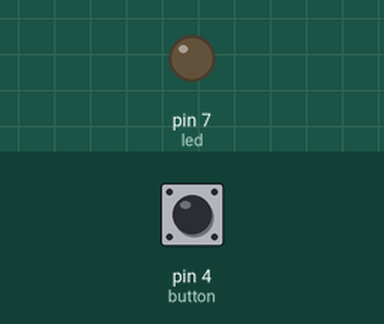
Simulated run of this sketch. Board: Arduino Uno, built with avr-gcc and run on an emulated ATmega328P. Shown: output pins drawn as LEDs (lit = HIGH). The test bench sets the inputs (shaded band); at power-on: pin 4 (button) HIGH.

Above: at 1.2 s.
1.3 s: pin 4 (button) pulled LOW for 0.15 s
At 2.5 s:
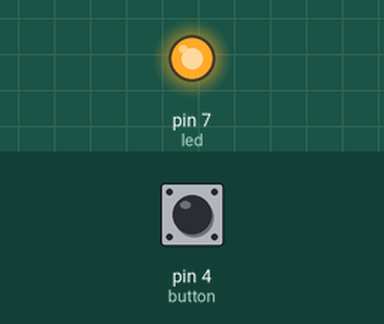
2.9 s: pin 4 (button) pulled LOW for 1 s
At 5.0 s:
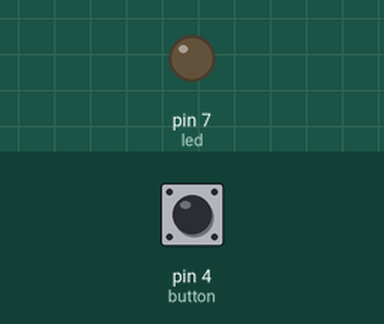
5.4 s: pin 4 (button) pulled LOW for 3.2 s
At 9.8 s:
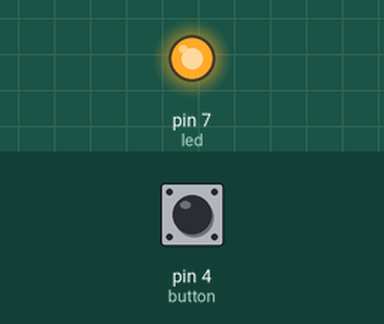
Timing chart, 0 to 11.3 s (numbered marks = the images above; inputs shaded):
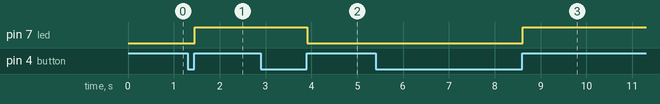

The sketch:

button02.ino
```cpp
int led = 7;
int button = 4;

int x ;

bool t = false;

int counter = 0;

int Time1 = 50;

int Time2 = 500;

void setup() {
  // put your setup code here, to run once:
  pinMode(led,OUTPUT);
  pinMode(button,INPUT_PULLUP);

  Serial.begin(9600);
}

void loop() {
  // put your main code here, to run repeatedly:


  //Serial.println(x);

  if( digitalRead(button) == 0)
  {
    if( t == true )
        t = false;
    else if ( t == false )
        t = true;

    while( digitalRead(button) == 0)
    {

    }
  }


  delay(10);

  if( t == true)
  {
    digitalWrite(led,HIGH);

  }
  else
  {
    digitalWrite(led,LOW);

  }

}
```

Measured:
- after the input at 1.3 s, pin 7 (led): LOW → HIGH after 0.16 s
- after the input at 2.9 s, pin 7 (led): HIGH → LOW after 1.0 s
- after the input at 5.4 s, pin 7 (led): LOW → HIGH after 3.2 s
